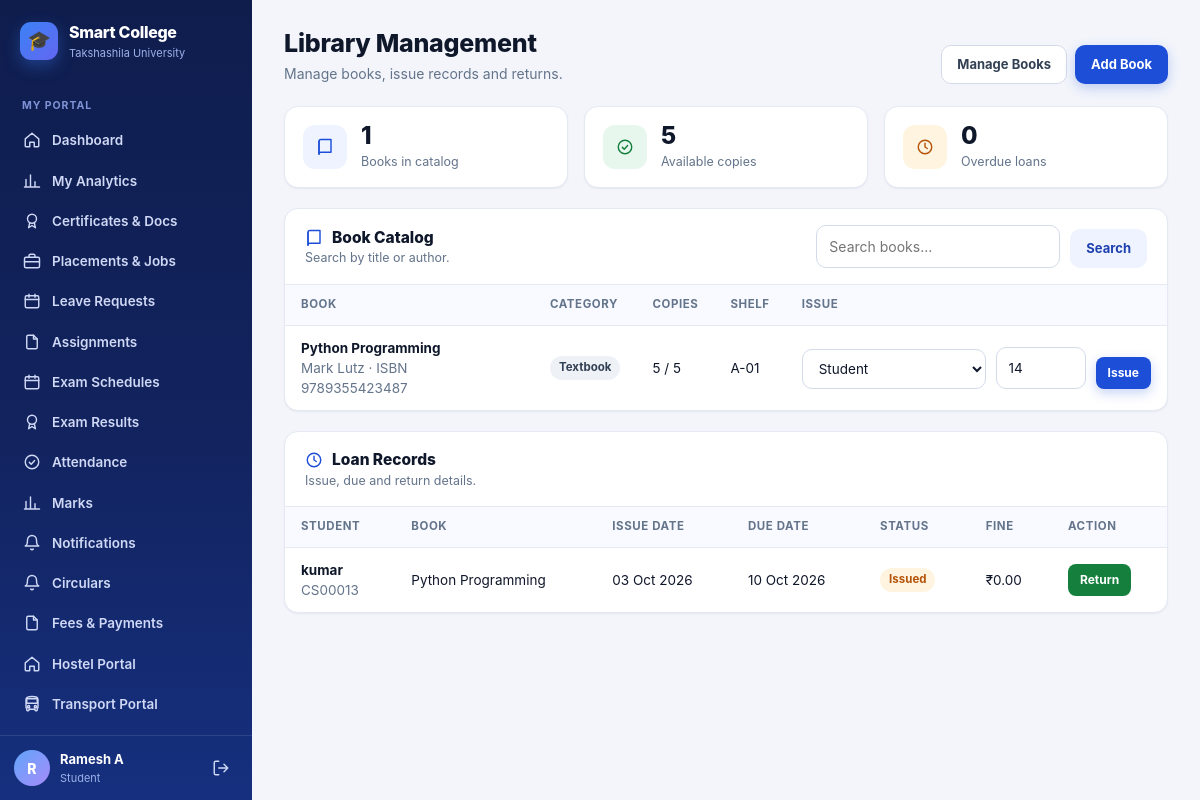
The app's page /library/ (signed in) with its own data.
### students/models.py (models this page shows, shortened)
class Student(models.Model):
    user = models.OneToOneField(
        User,
        on_delete=models.CASCADE,
        null=True,
        blank=True
    )
    name = models.CharField(max_length=100)
    roll_no = models.CharField(max_length=20, unique=True)
    sif_number = models.CharField(
        max_length=30,
        unique=True,
        null=True,
        blank=True,
        help_text="7-digit unique University SIF number (auto-generated if left blank)"
    )
    email = models.EmailField()
    department = models.ForeignKey(
        Department,
        on_delete=models.CASCADE
    )
    course = models.ForeignKey(
        Course,
        on_delete=models.SET_NULL,
        null=True,
        blank=True
    )
    year = models.IntegerField()
    is_approved = models.BooleanField(default=True)
    parent_name = models.CharField(max_length=100, blank=True)
    parent_phone = models.CharField(max_length=20, blank=True)
    phone = models.CharField(max_length=20, blank=True)
    admission_date = models.DateField(default=timezone.now)
    is_active = models.BooleanField(default=True)

### library/models.py (models this page shows, shortened)
class Book(models.Model):
    CATEGORY_CHOICES = [
        ("TEXTBOOK", "Textbook"),
        ("REFERENCE", "Reference"),
        ("JOURNAL", "Journal"),
        ("GENERAL", "General"),
    ]
    title = models.CharField(max_length=200)
    author = models.CharField(max_length=150)
    isbn = models.CharField(max_length=30, blank=True)
    category = models.CharField(
        max_length=20,
        choices=CATEGORY_CHOICES,
        default="TEXTBOOK",
    )
    publisher = models.CharField(max_length=150, blank=True)
    total_copies = models.PositiveIntegerField(default=1)
    available_copies = models.PositiveIntegerField(default=1)
    shelf_location = models.CharField(max_length=80, blank=True)
    is_active = models.BooleanField(default=True)
    created_at = models.DateTimeField(auto_now_add=True)
    class Meta:
        ordering = ["title"]

class BookLoan(models.Model):
    STATUS_CHOICES = [
        ("ISSUED", "Issued"),
        ("RETURNED", "Returned"),
        ("OVERDUE", "Overdue"),
    ]
    book = models.ForeignKey(
        Book,
        on_delete=models.PROTECT,
        related_name="loans",
    )
    student = models.ForeignKey(
        Student,
        on_delete=models.CASCADE,
        related_name="library_loans",
    )
    issue_date = models.DateField(default=timezone.now)
    due_date = models.DateField()
    return_date = models.DateField(null=True, blank=True)
    fine_amount = models.DecimalField(
        max_digits=8,
        decimal_places=2,
        default=0,
    )
    status = models.CharField(
        max_length=10,
        choices=STATUS_CHOICES,
        default="ISSUED",
    )
    remarks = models.TextField(blank=True)
    created_at = models.DateTimeField(auto_now_add=True)
    class Meta:
        ordering = ["-issue_date", "-created_at"]
    @property
    def current_status(self):
        if self.return_date:
            return "RETURNED"
        if self.due_date and self.due_date < timezone.localdate():
            return "OVERDUE"
        return "ISSUED"
    @property
    def calculated_fine(self):
        if self.return_date:
            end_date = self.return_date
        else:
            end_date = timezone.localdate()
        if not self.due_date or end_date <= self.due_date:
            return 0
        return (end_date - self.due_date).days * 5

### library/views.py (the view)
# urls.py: path("", views.dashboard_view, name="dashboard"),
@login_required(login_url="/accounts/login/")
def dashboard(request):
    is_admin = request.user.is_superuser
    student = _student(request)
    if not is_admin and not student:
        return redirect("/accounts/login/")
    books = Book.objects.filter(is_active=True).order_by("title")
    if request.GET.get("q"):
        q = request.GET["q"].strip()
        books = books.filter(title__icontains=q) | books.filter(author__icontains=q)
    books = books.distinct()
    if is_admin:
        loans = BookLoan.objects.select_related("book", "student").all()
    else:
        loans = BookLoan.objects.select_related("book", "student").filter(student=student)
    active_loans = loans.exclude(status="RETURNED")
    overdue_count = sum(1 for loan in active_loans if loan.current_status == "OVERDUE")
    available_count = sum(book.available_copies for book in books)
    student_list = Student.objects.filter(is_active=True).order_by("name") if is_admin else []
    context = {
        "student": student,
        "books": books,
        "loans": loans,
        "active_loans": active_loans,
        "overdue_count": overdue_count,
        "available_count": available_count,
        "is_admin": is_admin,
        "student_list": student_list,
    }
    return render(request, "library/dashboard.html", context)

### accounts/context_processors.py (called while the page is built)
def _has_faculty(user):
    if not user or not user.is_authenticated:
        return False
    if Student.objects.filter(user=user).exists():
        return False
    return (
        Faculty.objects.filter(user=user).exists()
        or (bool(user.email) and Faculty.objects.filter(email=user.email).exists())
    )

### library/views.py (called while the page is built)
def _student(request):
    return Student.objects.filter(user=request.user, is_active=True).first()

### library/templates/library/dashboard.html (shortened to what this page needs)
{% extends "base.html" %}
{% block page_title %}Library Management{% endblock %}
{% block page_sub %}{% if is_admin %}Manage books, issue records and returns.{% else %}Search books and track your issued books.{% endif %}{% endblock %}
{% block page_actions %}
{% if is_admin %}
<a class="btn btn-ghost" href="/admin/library/book/">Manage Books</a>
<a class="btn btn-primary" href="/admin/library/book/add/">Add Book</a>
{% endif %}
{% endblock %}
{% block content %}
<div class="grid grid-3 mb">
    <div class="stat"><div class="stat-ico"><svg class="icon"><use href="#i-book"/></svg></div><div><div class="stat-val">{{ books|length }}</div><div class="stat-label">Books in catalog</div></div></div>
    <div class="stat"><div class="stat-ico green"><svg class="icon"><use href="#i-check"/></svg></div><div><div class="stat-val">{{ available_count }}</div><div class="stat-label">Available copies</div></div></div>
    <div class="stat"><div class="stat-ico amber"><svg class="icon"><use href="#i-clock"/></svg></div><div><div class="stat-val">{{ overdue_count }}</div><div class="stat-label">Overdue loans</div></div></div>
</div>
<div class="card">
    <div class="card-head">
        <div>
            <div class="card-title"><svg class="icon"><use href="#i-book"/></svg> Book Catalog</div>
            <div class="card-sub">Search by title or author.</div>
        </div>
        <form method="get" class="form-actions">
            <input class="input" name="q" value="{{ request.GET.q }}" placeholder="Search books...">
            <button class="btn btn-soft" type="submit">Search</button>
        </form>
    </div>
    <div class="card-body flush">
        <div class="table-wrap">
            <table class="table">
                <thead><tr><th>Book</th><th>Category</th><th>Copies</th><th>Shelf</th>{% if is_admin %}<th>Issue</th>{% endif %}</tr></thead>
                <tbody>
                {% for book in books %}
                <tr>
                    <td><div class="strong">{{ book.title }}</div><div class="muted">{{ book.author }}{% if book.isbn %} · ISBN {{ book.isbn }}{% endif %}</div></td>
                    <td><span class="badge gray">{{ book.get_category_display }}</span></td>
                    <td>{{ book.available_copies }} / {{ book.total_copies }}</td>
                    <td>{{ book.shelf_location|default:"—" }}</td>
                    {% if is_admin %}
                    <td>
                        {% if book.available_copies > 0 %}
                        <form method="post" action="{% url 'library_issue' %}" class="form-actions">
                            <select class="select" name="student_id" required>
                                <option value="">Student</option>
                            </select>
                            <input class="input" style="max-width:90px" type="number" name="days" value="14" min="1" max="60" title="Loan days">
                            <button class="btn btn-primary btn-sm" type="submit">Issue</button>
                        </form>
                        {% else %}<span class="badge red">No copies</span>{% endif %}
                    </td>
                    {% endif %}
                </tr>
                {% empty %}
                <tr><td colspan="5"><div class="empty"><svg class="icon"><use href="#i-book"/></svg><b>No books found</b><span>Add books from Django Admin to start the library.</span></div></td></tr>
                {% endfor %}
                </tbody>
            </table>
        </div>
    </div>
</div>
<div class="card">
    <div class="card-head"><div><div class="card-title"><svg class="icon"><use href="#i-clock"/></svg> {% if is_admin %}Loan Records{% else %}My Library History{% endif %}</div><div class="card-sub">Issue, due and return details.</div></div></div>
    <div class="card-body flush">
        <div class="table-wrap">
            <table class="table">
                <thead><tr>{% if is_admin %}<th>Student</th>{% endif %}<th>Book</th><th>Issue Date</th><th>Due Date</th><th>Status</th><th>Fine</th>{% if is_admin %}<th>Action</th>{% endif %}</tr></thead>
                <tbody>
                {% for loan in loans %}
                <tr>
                    {% if is_admin %}<td><div class="strong">{{ loan.student.name }}</div><div class="muted">{{ loan.student.roll_no }}</div></td>{% endif %}
                    <td>{{ loan.book.title }}</td><td>{{ loan.issue_date|date:"d M Y" }}</td><td>{{ loan.due_date|date:"d M Y" }}</td>
                    <td>{% with status=loan.current_status %}<span class="badge {% if status == 'RETURNED' %}green{% elif status == 'OVERDUE' %}red{% else %}amber{% endif %}">{{ status|title }}</span>{% endwith %}</td>
                    <td>₹{{ loan.calculated_fine|floatformat:2 }}</td>
                    {% if is_admin %}<td>{% if not loan.return_date %}<form method="post" action="{% url 'library_return' loan.id %}">{% csrf_token %}<button class="btn btn-success btn-sm" type="submit">Return</button></form>{% else %}<span class="muted">Returned {{ loan.return_date|date:"d M Y" }}</span>{% endif %}</td>{% endif %}
                </tr>
                {% empty %}<tr><td colspan="7"><div class="empty"><svg class="icon"><use href="#i-clock"/></svg><b>No loan records</b><span>No books have been issued yet.</span></div></td></tr>{% endfor %}
                </tbody>
            </table>
        </div>
    </div>
</div>
{% endblock %}

### templates/base.html (shortened to what this page needs)
{% load static %}<!DOCTYPE html>
<html lang="en">
<head>
    <link rel="stylesheet" href="{% static 'css/theme.css' %}">
</head>
<body>
<div class="app">
    <aside class="sidebar" id="sidebar">
        <a class="brand" href="{{ nav_home }}">
            <span class="brand-mark">🎓</span>
            <span>
                <div class="brand-name">Smart College</div>
                <div class="brand-sub">Takshashila University</div>
            </span>
        </a>
        <nav class="nav">
            {% for group in nav_groups %}
                {% if group.label %}<div class="nav-label">{{ group.label }}</div>{% endif %}
                {% for item in group.items %}
                    <a class="nav-link {% if item.active %}active{% endif %}" href="{{ item.url }}">
                        <svg class="icon"><use href="#i-{{ item.icon }}"/></svg>
                        <span>{{ item.label }}</span>
                    </a>
                {% endfor %}
            {% endfor %}
        </nav>
        <div class="sidebar-foot">
            <div class="avatar">{{ nav_initial }}</div>
            <div class="who">
                <div class="who-name">{{ nav_display }}</div>
                <div class="who-role">{{ nav_role_label }}</div>
            </div>
            <a class="logout" href="/accounts/logout/" title="Log out"><svg class="icon"><use href="#i-logout"/></svg></a>
        </div>
    </aside>
    <div class="main">
        <main class="page">
            <div class="page-head">
                <div>
                    <h1 class="page-title">{% block page_title %}{% endblock %}</h1>
                    <div class="page-sub">{% block page_sub %}{% endblock %}</div>
                </div>
                <div class="head-actions">{% block page_actions %}{% endblock %}</div>
            </div>
            {% block content %}{% endblock %}
        </main>
    </div>
</div>
</body>
</html>

### records on screen
Student: name "Ramesh A"
Book: title "Python Programming", author "Mark Lutz", isbn "9789355423487", category "Textbook", available_copies "5", total_copies "5", shelf_location "A-01"
BookLoan: student.name "kumar", student.roll_no "CS00013", book "Python Programming", issue_date "03 Oct 2026", due_date "10 Oct 2026", current_status "Issued", calculated_fine "0.00", shows "Return"

### other values on screen
{{ group.label }} "MY PORTAL"
{{ item.label }} "Dashboard" "My Analytics" "Certificates & Docs" "Placements & Jobs" "Leave Requests" "Assignments" "Exam Schedules" "Exam Results" "Attendance" "Marks" "Notifications" "Circulars" "Fees & Payments" "Hostel Portal" "Transport Portal"
{{ nav_initial }} "R"
{{ nav_role_label }} "Student"
{{ books|length }} "1"
{{ available_count }} "5"
{{ overdue_count }} "0"
